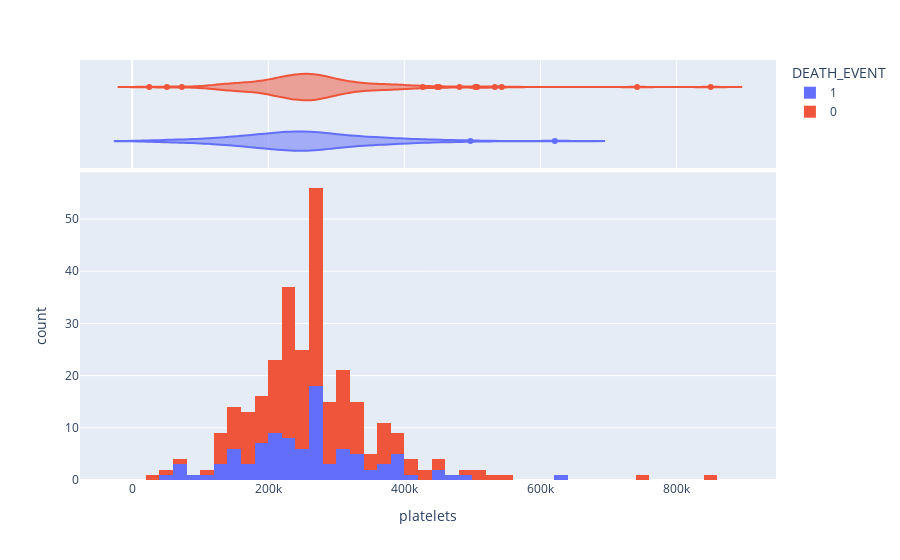

The cell this chart's notebook holds for it:
### Markdown cell above
<font size = 6> Platelets and Death Event Count </font>

### Code cell
fig = px.histogram(heartFail, x="platelets", color="DEATH_EVENT", marginal="violin", hover_data=heartFail.columns)
fig.show()

### Figure 1 — Plotly figure (JSON) as saved in the notebook; plotly's stock layout.template omitted (floating-point values rounded to 4 significant figures; data arrays with more than 128 entries replaced by an {"elided": "..."} marker saying what was removed)
{"data": [{"alignmentgroup": "True", "bingroup": "x", "hovertemplate": "DEATH_EVENT=1<br>platelets=%{x}<br>count=%{y}<extra></extra>", "legendgroup": "1", "marker": {"color": "#636efa", "pattern": {"shape": ""}}, "name": "1", "offsetgroup": "1", "orientation": "v", "showlegend": true, "type": "histogram", "x": [265000, 263400.0, 162000, 210000, 327000, 204000, 127000, 454000, 263400.0, 388000, 368000, 253000, 136000, 276000, 47000, 262000, 166000, 237000, 87000, 297000, 289000, 263400.0, 149000, 196000, 284000, 153000, 200000, 263400.0, 360000, 319000, 188000, 228000, 226000, 321000, 329000, 263400.0, 153000, 185000, 194000, 310000, 271000, 451000, 140000, 395000, 166000, 418000, 263400.0, 351000, 255000, 461000, 319000, 254000, 390000, 216000, 385000, 119000, 213000, 274000, 244000, 497000, 243000, 266000, 204000, 196000, 302000, 210000, 621000, 306000, 351000, 263400.0, 217000, 271000, 263400.0, 338000, 225000, 235000, 75000, 334000, 192000, 70000, 221000, 265000, 224000, 219000, 389000, 153000, 365000, 126000, 223000, 244000, 151000, 263400.0, 62000, 314000, 198000, 263400.0], "xaxis": "x", "yaxis": "y"}, {"alignmentgroup": "True", "customdata": {"elided": "96x11 float values"}, "hovertemplate": "DEATH_EVENT=%{customdata[10]}<br>platelets=%{x}<br>age=%{customdata[0]}<br>anaemia=%{customdata[1]}<br>creatinine_phosphokinase=%{customdata[2]}<br>diabetes=%{customdata[3]}<br>ejection_fraction=%{customdata[4]}<br>high_blood_pressure=%{customdata[5]}<br>serum_creatinine=%{customdata[6]}<br>serum_sodium=%{customdata[7]}<br>sex=%{customdata[8]}<br>smoking=%{customdata[9]}<extra></extra>", "legendgroup": "1", "marker": {"color": "#636efa"}, "name": "1", "offsetgroup": "1", "scalegroup": "x", "showlegend": false, "type": "violin", "x": [265000, 263400.0, 162000, 210000, 327000, 204000, 127000, 454000, 263400.0, 388000, 368000, 253000, 136000, 276000, 47000, 262000, 166000, 237000, 87000, 297000, 289000, 263400.0, 149000, 196000, 284000, 153000, 200000, 263400.0, 360000, 319000, 188000, 228000, 226000, 321000, 329000, 263400.0, 153000, 185000, 194000, 310000, 271000, 451000, 140000, 395000, 166000, 418000, 263400.0, 351000, 255000, 461000, 319000, 254000, 390000, 216000, 385000, 119000, 213000, 274000, 244000, 497000, 243000, 266000, 204000, 196000, 302000, 210000, 621000, 306000, 351000, 263400.0, 217000, 271000, 263400.0, 338000, 225000, 235000, 75000, 334000, 192000, 70000, 221000, 265000, 224000, 219000, 389000, 153000, 365000, 126000, 223000, 244000, 151000, 263400.0, 62000, 314000, 198000, 263400.0], "xaxis": "x2", "yaxis": "y2"}, {"alignmentgroup": "True", "bingroup": "x", "hovertemplate": "DEATH_EVENT=0<br>platelets=%{x}<br>count=%{y}<extra></extra>", "legendgroup": "0", "marker": {"color": "#EF553B", "pattern": {"shape": ""}}, "name": "0", "offsetgroup": "0", "orientation": "v", "showlegend": true, "type": "histogram", "x": {"elided": "203 float values"}, "xaxis": "x", "yaxis": "y"}, {"alignmentgroup": "True", "customdata": {"elided": "203x11 float values"}, "hovertemplate": "DEATH_EVENT=%{customdata[10]}<br>platelets=%{x}<br>age=%{customdata[0]}<br>anaemia=%{customdata[1]}<br>creatinine_phosphokinase=%{customdata[2]}<br>diabetes=%{customdata[3]}<br>ejection_fraction=%{customdata[4]}<br>high_blood_pressure=%{customdata[5]}<br>serum_creatinine=%{customdata[6]}<br>serum_sodium=%{customdata[7]}<br>sex=%{customdata[8]}<br>smoking=%{customdata[9]}<extra></extra>", "legendgroup": "0", "marker": {"color": "#EF553B"}, "name": "0", "offsetgroup": "0", "scalegroup": "x", "showlegend": false, "type": "violin", "x": {"elided": "203 float values"}, "xaxis": "x2", "yaxis": "y2"}], "layout": {"barmode": "relative", "legend": {"title": {"text": "DEATH_EVENT"}, "tracegroupgap": 0}, "margin": {"t": 60}, "xaxis": {"anchor": "y", "domain": [0, 1], "title": {"text": "platelets"}}, "xaxis2": {"anchor": "y2", "domain": [0, 1], "matches": "x", "showgrid": true, "showticklabels": false}, "yaxis": {"anchor": "x", "domain": [0, 0.7326], "title": {"text": "count"}}, "yaxis2": {"anchor": "x2", "domain": [0.7426, 1], "matches": "y2", "showgrid": false, "showline": false, "showticklabels": false, "ticks": ""}}}
